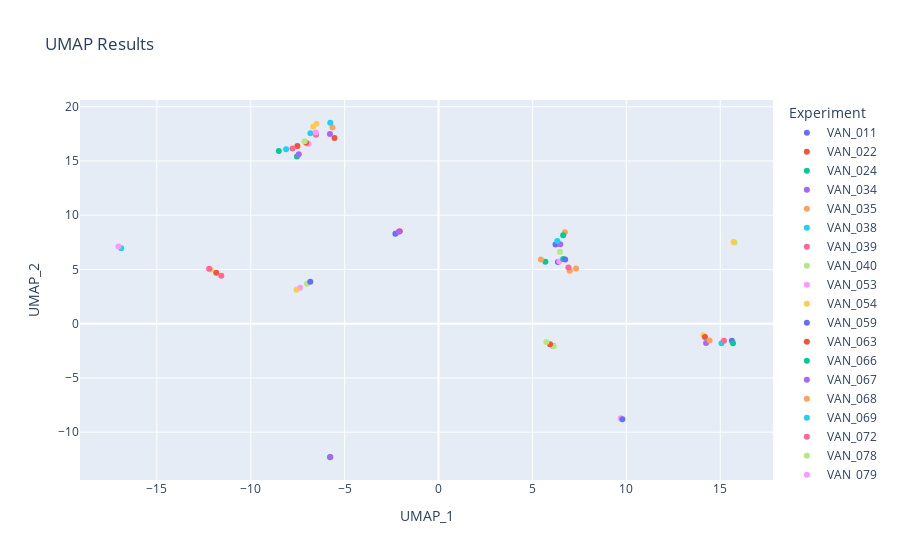

The cell this chart's notebook holds for it:
### Code cell
umap_df = pd.DataFrame(umap_result, columns = ['UMAP_1','UMAP_2'])

label_experiment = group_filled.index
print(label_experiment)
print(label_experiment.shape)
umap_df['Experiment']= label_experiment


fig = px.scatter(umap_df, x='UMAP_1', y='UMAP_2', color='Experiment', title='UMAP Results PCA 302nm')
fig.show()

### Figure 1 — Plotly figure (JSON) as saved in the notebook; plotly's stock layout.template omitted (floating-point values rounded to 4 significant figures)
{"data": [{"hovertemplate": "Experiment=VAN_011<br>UMAP_1=%{x}<br>UMAP_2=%{y}<extra></extra>", "legendgroup": "VAN_011", "marker": {"color": "#636efa", "symbol": "circle"}, "mode": "markers", "name": "VAN_011", "orientation": "v", "showlegend": true, "type": "scatter", "x": [15.62], "xaxis": "x", "y": [-1.577], "yaxis": "y"}, {"hovertemplate": "Experiment=VAN_022<br>UMAP_1=%{x}<br>UMAP_2=%{y}<extra></extra>", "legendgroup": "VAN_022", "marker": {"color": "#EF553B", "symbol": "circle"}, "mode": "markers", "name": "VAN_022", "orientation": "v", "showlegend": true, "type": "scatter", "x": [-7.514], "xaxis": "x", "y": [16.38], "yaxis": "y"}, {"hovertemplate": "Experiment=VAN_024<br>UMAP_1=%{x}<br>UMAP_2=%{y}<extra></extra>", "legendgroup": "VAN_024", "marker": {"color": "#00cc96", "symbol": "circle"}, "mode": "markers", "name": "VAN_024", "orientation": "v", "showlegend": true, "type": "scatter", "x": [-8.506], "xaxis": "x", "y": [15.93], "yaxis": "y"}, {"hovertemplate": "Experiment=VAN_034<br>UMAP_1=%{x}<br>UMAP_2=%{y}<extra></extra>", "legendgroup": "VAN_034", "marker": {"color": "#ab63fa", "symbol": "circle"}, "mode": "markers", "name": "VAN_034", "orientation": "v", "showlegend": true, "type": "scatter", "x": [6.105], "xaxis": "x", "y": [-2.049], "yaxis": "y"}, {"hovertemplate": "Experiment=VAN_035<br>UMAP_1=%{x}<br>UMAP_2=%{y}<extra></extra>", "legendgroup": "VAN_035", "marker": {"color": "#FFA15A", "symbol": "circle"}, "mode": "markers", "name": "VAN_035", "orientation": "v", "showlegend": true, "type": "scatter", "x": [6.988], "xaxis": "x", "y": [4.885], "yaxis": "y"}, {"hovertemplate": "Experiment=VAN_038<br>UMAP_1=%{x}<br>UMAP_2=%{y}<extra></extra>", "legendgroup": "VAN_038", "marker": {"color": "#19d3f3", "symbol": "circle"}, "mode": "markers", "name": "VAN_038", "orientation": "v", "showlegend": true, "type": "scatter", "x": [-6.823], "xaxis": "x", "y": [17.55], "yaxis": "y"}, {"hovertemplate": "Experiment=VAN_039<br>UMAP_1=%{x}<br>UMAP_2=%{y}<extra></extra>", "legendgroup": "VAN_039", "marker": {"color": "#FF6692", "symbol": "circle"}, "mode": "markers", "name": "VAN_039", "orientation": "v", "showlegend": true, "type": "scatter", "x": [6.915], "xaxis": "x", "y": [5.178], "yaxis": "y"}, {"hovertemplate": "Experiment=VAN_040<br>UMAP_1=%{x}<br>UMAP_2=%{y}<extra></extra>", "legendgroup": "VAN_040", "marker": {"color": "#B6E880", "symbol": "circle"}, "mode": "markers", "name": "VAN_040", "orientation": "v", "showlegend": true, "type": "scatter", "x": [6.13], "xaxis": "x", "y": [-2.079], "yaxis": "y"}, {"hovertemplate": "Experiment=VAN_053<br>UMAP_1=%{x}<br>UMAP_2=%{y}<extra></extra>", "legendgroup": "VAN_053", "marker": {"color": "#FF97FF", "symbol": "circle"}, "mode": "markers", "name": "VAN_053", "orientation": "v", "showlegend": true, "type": "scatter", "x": [-6.921], "xaxis": "x", "y": [16.56], "yaxis": "y"}, {"hovertemplate": "Experiment=VAN_054<br>UMAP_1=%{x}<br>UMAP_2=%{y}<extra></extra>", "legendgroup": "VAN_054", "marker": {"color": "#FECB52", "symbol": "circle"}, "mode": "markers", "name": "VAN_054", "orientation": "v", "showlegend": true, "type": "scatter", "x": [14.11], "xaxis": "x", "y": [-1.053], "yaxis": "y"}, {"hovertemplate": "Experiment=VAN_059<br>UMAP_1=%{x}<br>UMAP_2=%{y}<extra></extra>", "legendgroup": "VAN_059", "marker": {"color": "#636efa", "symbol": "circle"}, "mode": "markers", "name": "VAN_059", "orientation": "v", "showlegend": true, "type": "scatter", "x": [6.357], "xaxis": "x", "y": [5.694], "yaxis": "y"}, {"hovertemplate": "Experiment=VAN_063<br>UMAP_1=%{x}<br>UMAP_2=%{y}<extra></extra>", "legendgroup": "VAN_063", "marker": {"color": "#EF553B", "symbol": "circle"}, "mode": "markers", "name": "VAN_063", "orientation": "v", "showlegend": true, "type": "scatter", "x": [14.19], "xaxis": "x", "y": [-1.23], "yaxis": "y"}, {"hovertemplate": "Experiment=VAN_066<br>UMAP_1=%{x}<br>UMAP_2=%{y}<extra></extra>", "legendgroup": "VAN_066", "marker": {"color": "#00cc96", "symbol": "circle"}, "mode": "markers", "name": "VAN_066", "orientation": "v", "showlegend": true, "type": "scatter", "x": [-7.539], "xaxis": "x", "y": [15.41], "yaxis": "y"}, {"hovertemplate": "Experiment=VAN_067<br>UMAP_1=%{x}<br>UMAP_2=%{y}<extra></extra>", "legendgroup": "VAN_067", "marker": {"color": "#ab63fa", "symbol": "circle"}, "mode": "markers", "name": "VAN_067", "orientation": "v", "showlegend": true, "type": "scatter", "x": [-7.443], "xaxis": "x", "y": [15.61], "yaxis": "y"}, {"hovertemplate": "Experiment=VAN_068<br>UMAP_1=%{x}<br>UMAP_2=%{y}<extra></extra>", "legendgroup": "VAN_068", "marker": {"color": "#FFA15A", "symbol": "circle"}, "mode": "markers", "name": "VAN_068", "orientation": "v", "showlegend": true, "type": "scatter", "x": [7.323], "xaxis": "x", "y": [5.098], "yaxis": "y"}, {"hovertemplate": "Experiment=VAN_069<br>UMAP_1=%{x}<br>UMAP_2=%{y}<extra></extra>", "legendgroup": "VAN_069", "marker": {"color": "#19d3f3", "symbol": "circle"}, "mode": "markers", "name": "VAN_069", "orientation": "v", "showlegend": true, "type": "scatter", "x": [-8.117], "xaxis": "x", "y": [16.08], "yaxis": "y"}, {"hovertemplate": "Experiment=VAN_072<br>UMAP_1=%{x}<br>UMAP_2=%{y}<extra></extra>", "legendgroup": "VAN_072", "marker": {"color": "#FF6692", "symbol": "circle"}, "mode": "markers", "name": "VAN_072", "orientation": "v", "showlegend": true, "type": "scatter", "x": [-7.777], "xaxis": "x", "y": [16.15], "yaxis": "y"}, {"hovertemplate": "Experiment=VAN_078<br>UMAP_1=%{x}<br>UMAP_2=%{y}<extra></extra>", "legendgroup": "VAN_078", "marker": {"color": "#B6E880", "symbol": "circle"}, "mode": "markers", "name": "VAN_078", "orientation": "v", "showlegend": true, "type": "scatter", "x": [-7.004], "xaxis": "x", "y": [3.691], "yaxis": "y"}, {"hovertemplate": "Experiment=VAN_079<br>UMAP_1=%{x}<br>UMAP_2=%{y}<extra></extra>", "legendgroup": "VAN_079", "marker": {"color": "#FF97FF", "symbol": "circle"}, "mode": "markers", "name": "VAN_079", "orientation": "v", "showlegend": true, "type": "scatter", "x": [-7.369], "xaxis": "x", "y": [3.322], "yaxis": "y"}, {"hovertemplate": "Experiment=VAN_080<br>UMAP_1=%{x}<br>UMAP_2=%{y}<extra></extra>", "legendgroup": "VAN_080", "marker": {"color": "#FECB52", "symbol": "circle"}, "mode": "markers", "name": "VAN_080", "orientation": "v", "showlegend": true, "type": "scatter", "x": [-7.562], "xaxis": "x", "y": [3.129], "yaxis": "y"}, {"hovertemplate": "Experiment=VAN_083<br>UMAP_1=%{x}<br>UMAP_2=%{y}<extra></extra>", "legendgroup": "VAN_083", "marker": {"color": "#636efa", "symbol": "circle"}, "mode": "markers", "name": "VAN_083", "orientation": "v", "showlegend": true, "type": "scatter", "x": [-6.83], "xaxis": "x", "y": [3.867], "yaxis": "y"}, {"hovertemplate": "Experiment=VAN_086<br>UMAP_1=%{x}<br>UMAP_2=%{y}<extra></extra>", "legendgroup": "VAN_086", "marker": {"color": "#EF553B", "symbol": "circle"}, "mode": "markers", "name": "VAN_086", "orientation": "v", "showlegend": true, "type": "scatter", "x": [5.937], "xaxis": "x", "y": [-1.882], "yaxis": "y"}, {"hovertemplate": "Experiment=VAN_090<br>UMAP_1=%{x}<br>UMAP_2=%{y}<extra></extra>", "legendgroup": "VAN_090", "marker": {"color": "#00cc96", "symbol": "circle"}, "mode": "markers", "name": "VAN_090", "orientation": "v", "showlegend": true, "type": "scatter", "x": [-5.78], "xaxis": "x", "y": [-12.31], "yaxis": "y"}, {"hovertemplate": "Experiment=VAN_091<br>UMAP_1=%{x}<br>UMAP_2=%{y}<extra></extra>", "legendgroup": "VAN_091", "marker": {"color": "#ab63fa", "symbol": "circle"}, "mode": "markers", "name": "VAN_091", "orientation": "v", "showlegend": true, "type": "scatter", "x": [-5.76], "xaxis": "x", "y": [-12.29], "yaxis": "y"}, {"hovertemplate": "Experiment=VAN_094<br>UMAP_1=%{x}<br>UMAP_2=%{y}<extra></extra>", "legendgroup": "VAN_094", "marker": {"color": "#FFA15A", "symbol": "circle"}, "mode": "markers", "name": "VAN_094", "orientation": "v", "showlegend": true, "type": "scatter", "x": [-5.649], "xaxis": "x", "y": [18.08], "yaxis": "y"}, {"hovertemplate": "Experiment=VAN_342<br>UMAP_1=%{x}<br>UMAP_2=%{y}<extra></extra>", "legendgroup": "VAN_342", "marker": {"color": "#19d3f3", "symbol": "circle"}, "mode": "markers", "name": "VAN_342", "orientation": "v", "showlegend": true, "type": "scatter", "x": [15.06], "xaxis": "x", "y": [-1.795], "yaxis": "y"}, {"hovertemplate": "Experiment=VAN_344<br>UMAP_1=%{x}<br>UMAP_2=%{y}<extra></extra>", "legendgroup": "VAN_344", "marker": {"color": "#FF6692", "symbol": "circle"}, "mode": "markers", "name": "VAN_344", "orientation": "v", "showlegend": true, "type": "scatter", "x": [15.2], "xaxis": "x", "y": [-1.56], "yaxis": "y"}, {"hovertemplate": "Experiment=VAN_347<br>UMAP_1=%{x}<br>UMAP_2=%{y}<extra></extra>", "legendgroup": "VAN_347", "marker": {"color": "#B6E880", "symbol": "circle"}, "mode": "markers", "name": "VAN_347", "orientation": "v", "showlegend": true, "type": "scatter", "x": [6.467], "xaxis": "x", "y": [6.635], "yaxis": "y"}, {"hovertemplate": "Experiment=VAN_348<br>UMAP_1=%{x}<br>UMAP_2=%{y}<extra></extra>", "legendgroup": "VAN_348", "marker": {"color": "#FF97FF", "symbol": "circle"}, "mode": "markers", "name": "VAN_348", "orientation": "v", "showlegend": true, "type": "scatter", "x": [6.433], "xaxis": "x", "y": [5.745], "yaxis": "y"}, {"hovertemplate": "Experiment=VAN_349<br>UMAP_1=%{x}<br>UMAP_2=%{y}<extra></extra>", "legendgroup": "VAN_349", "marker": {"color": "#FECB52", "symbol": "circle"}, "mode": "markers", "name": "VAN_349", "orientation": "v", "showlegend": true, "type": "scatter", "x": [-6.673], "xaxis": "x", "y": [18.15], "yaxis": "y"}, {"hovertemplate": "Experiment=VAN_351<br>UMAP_1=%{x}<br>UMAP_2=%{y}<extra></extra>", "legendgroup": "VAN_351", "marker": {"color": "#636efa", "symbol": "circle"}, "mode": "markers", "name": "VAN_351", "orientation": "v", "showlegend": true, "type": "scatter", "x": [6.229], "xaxis": "x", "y": [7.309], "yaxis": "y"}, {"hovertemplate": "Experiment=VAN_352<br>UMAP_1=%{x}<br>UMAP_2=%{y}<extra></extra>", "legendgroup": "VAN_352", "marker": {"color": "#EF553B", "symbol": "circle"}, "mode": "markers", "name": "VAN_352", "orientation": "v", "showlegend": true, "type": "scatter", "x": [-7.049], "xaxis": "x", "y": [16.68], "yaxis": "y"}, {"hovertemplate": "Experiment=VAN_353<br>UMAP_1=%{x}<br>UMAP_2=%{y}<extra></extra>", "legendgroup": "VAN_353", "marker": {"color": "#00cc96", "symbol": "circle"}, "mode": "markers", "name": "VAN_353", "orientation": "v", "showlegend": true, "type": "scatter", "x": [6.635], "xaxis": "x", "y": [5.962], "yaxis": "y"}, {"hovertemplate": "Experiment=VAN_354<br>UMAP_1=%{x}<br>UMAP_2=%{y}<extra></extra>", "legendgroup": "VAN_354", "marker": {"color": "#ab63fa", "symbol": "circle"}, "mode": "markers", "name": "VAN_354", "orientation": "v", "showlegend": true, "type": "scatter", "x": [6.482], "xaxis": "x", "y": [7.326], "yaxis": "y"}, {"hovertemplate": "Experiment=VAN_355<br>UMAP_1=%{x}<br>UMAP_2=%{y}<extra></extra>", "legendgroup": "VAN_355", "marker": {"color": "#FFA15A", "symbol": "circle"}, "mode": "markers", "name": "VAN_355", "orientation": "v", "showlegend": true, "type": "scatter", "x": [6.727], "xaxis": "x", "y": [8.421], "yaxis": "y"}, {"hovertemplate": "Experiment=VAN_356<br>UMAP_1=%{x}<br>UMAP_2=%{y}<extra></extra>", "legendgroup": "VAN_356", "marker": {"color": "#19d3f3", "symbol": "circle"}, "mode": "markers", "name": "VAN_356", "orientation": "v", "showlegend": true, "type": "scatter", "x": [6.324], "xaxis": "x", "y": [7.619], "yaxis": "y"}, {"hovertemplate": "Experiment=VAN_357<br>UMAP_1=%{x}<br>UMAP_2=%{y}<extra></extra>", "legendgroup": "VAN_357", "marker": {"color": "#FF6692", "symbol": "circle"}, "mode": "markers", "name": "VAN_357", "orientation": "v", "showlegend": true, "type": "scatter", "x": [-6.52], "xaxis": "x", "y": [17.42], "yaxis": "y"}, {"hovertemplate": "Experiment=VAN_359<br>UMAP_1=%{x}<br>UMAP_2=%{y}<extra></extra>", "legendgroup": "VAN_359", "marker": {"color": "#B6E880", "symbol": "circle"}, "mode": "markers", "name": "VAN_359", "orientation": "v", "showlegend": true, "type": "scatter", "x": [-7.125], "xaxis": "x", "y": [16.82], "yaxis": "y"}, {"hovertemplate": "Experiment=VAN_360<br>UMAP_1=%{x}<br>UMAP_2=%{y}<extra></extra>", "legendgroup": "VAN_360", "marker": {"color": "#FF97FF", "symbol": "circle"}, "mode": "markers", "name": "VAN_360", "orientation": "v", "showlegend": true, "type": "scatter", "x": [-6.534], "xaxis": "x", "y": [17.63], "yaxis": "y"}, {"hovertemplate": "Experiment=VAN_361<br>UMAP_1=%{x}<br>UMAP_2=%{y}<extra></extra>", "legendgroup": "VAN_361", "marker": {"color": "#FECB52", "symbol": "circle"}, "mode": "markers", "name": "VAN_361", "orientation": "v", "showlegend": true, "type": "scatter", "x": [-6.496], "xaxis": "x", "y": [18.43], "yaxis": "y"}, {"hovertemplate": "Experiment=VAN_362<br>UMAP_1=%{x}<br>UMAP_2=%{y}<extra></extra>", "legendgroup": "VAN_362", "marker": {"color": "#636efa", "symbol": "circle"}, "mode": "markers", "name": "VAN_362", "orientation": "v", "showlegend": true, "type": "scatter", "x": [6.742], "xaxis": "x", "y": [5.921], "yaxis": "y"}, {"hovertemplate": "Experiment=VAN_364<br>UMAP_1=%{x}<br>UMAP_2=%{y}<extra></extra>", "legendgroup": "VAN_364", "marker": {"color": "#EF553B", "symbol": "circle"}, "mode": "markers", "name": "VAN_364", "orientation": "v", "showlegend": true, "type": "scatter", "x": [-11.84], "xaxis": "x", "y": [4.688], "yaxis": "y"}, {"hovertemplate": "Experiment=VAN_365<br>UMAP_1=%{x}<br>UMAP_2=%{y}<extra></extra>", "legendgroup": "VAN_365", "marker": {"color": "#00cc96", "symbol": "circle"}, "mode": "markers", "name": "VAN_365", "orientation": "v", "showlegend": true, "type": "scatter", "x": [6.635], "xaxis": "x", "y": [8.155], "yaxis": "y"}, {"hovertemplate": "Experiment=VAN_366<br>UMAP_1=%{x}<br>UMAP_2=%{y}<extra></extra>", "legendgroup": "VAN_366", "marker": {"color": "#ab63fa", "symbol": "circle"}, "mode": "markers", "name": "VAN_366", "orientation": "v", "showlegend": true, "type": "scatter", "x": [14.24], "xaxis": "x", "y": [-1.768], "yaxis": "y"}, {"hovertemplate": "Experiment=VAN_369<br>UMAP_1=%{x}<br>UMAP_2=%{y}<extra></extra>", "legendgroup": "VAN_369", "marker": {"color": "#FFA15A", "symbol": "circle"}, "mode": "markers", "name": "VAN_369", "orientation": "v", "showlegend": true, "type": "scatter", "x": [14.43], "xaxis": "x", "y": [-1.537], "yaxis": "y"}, {"hovertemplate": "Experiment=VAN_371<br>UMAP_1=%{x}<br>UMAP_2=%{y}<extra></extra>", "legendgroup": "VAN_371", "marker": {"color": "#19d3f3", "symbol": "circle"}, "mode": "markers", "name": "VAN_371", "orientation": "v", "showlegend": true, "type": "scatter", "x": [-16.9], "xaxis": "x", "y": [6.962], "yaxis": "y"}, {"hovertemplate": "Experiment=VAN_373<br>UMAP_1=%{x}<br>UMAP_2=%{y}<extra></extra>", "legendgroup": "VAN_373", "marker": {"color": "#FF6692", "symbol": "circle"}, "mode": "markers", "name": "VAN_373", "orientation": "v", "showlegend": true, "type": "scatter", "x": [-11.57], "xaxis": "x", "y": [4.42], "yaxis": "y"}, {"hovertemplate": "Experiment=VAN_374<br>UMAP_1=%{x}<br>UMAP_2=%{y}<extra></extra>", "legendgroup": "VAN_374", "marker": {"color": "#B6E880", "symbol": "circle"}, "mode": "markers", "name": "VAN_374", "orientation": "v", "showlegend": true, "type": "scatter", "x": [5.742], "xaxis": "x", "y": [-1.686], "yaxis": "y"}, {"hovertemplate": "Experiment=VAN_375<br>UMAP_1=%{x}<br>UMAP_2=%{y}<extra></extra>", "legendgroup": "VAN_375", "marker": {"color": "#FF97FF", "symbol": "circle"}, "mode": "markers", "name": "VAN_375", "orientation": "v", "showlegend": true, "type": "scatter", "x": [-17.05], "xaxis": "x", "y": [7.112], "yaxis": "y"}, {"hovertemplate": "Experiment=VAN_377<br>UMAP_1=%{x}<br>UMAP_2=%{y}<extra></extra>", "legendgroup": "VAN_377", "marker": {"color": "#FECB52", "symbol": "circle"}, "mode": "markers", "name": "VAN_377", "orientation": "v", "showlegend": true, "type": "scatter", "x": [-12.14], "xaxis": "x", "y": [4.989], "yaxis": "y"}, {"hovertemplate": "Experiment=VAN_378<br>UMAP_1=%{x}<br>UMAP_2=%{y}<extra></extra>", "legendgroup": "VAN_378", "marker": {"color": "#636efa", "symbol": "circle"}, "mode": "markers", "name": "VAN_378", "orientation": "v", "showlegend": true, "type": "scatter", "x": [-2.297], "xaxis": "x", "y": [8.302], "yaxis": "y"}, {"hovertemplate": "Experiment=VAN_379<br>UMAP_1=%{x}<br>UMAP_2=%{y}<extra></extra>", "legendgroup": "VAN_379", "marker": {"color": "#EF553B", "symbol": "circle"}, "mode": "markers", "name": "VAN_379", "orientation": "v", "showlegend": true, "type": "scatter", "x": [-2.065], "xaxis": "x", "y": [8.533], "yaxis": "y"}, {"hovertemplate": "Experiment=VAN_380<br>UMAP_1=%{x}<br>UMAP_2=%{y}<extra></extra>", "legendgroup": "VAN_380", "marker": {"color": "#00cc96", "symbol": "circle"}, "mode": "markers", "name": "VAN_380", "orientation": "v", "showlegend": true, "type": "scatter", "x": [5.689], "xaxis": "x", "y": [5.714], "yaxis": "y"}, {"hovertemplate": "Experiment=VAN_382<br>UMAP_1=%{x}<br>UMAP_2=%{y}<extra></extra>", "legendgroup": "VAN_382", "marker": {"color": "#ab63fa", "symbol": "circle"}, "mode": "markers", "name": "VAN_382", "orientation": "v", "showlegend": true, "type": "scatter", "x": [-2.12], "xaxis": "x", "y": [8.478], "yaxis": "y"}, {"hovertemplate": "Experiment=VAN_383<br>UMAP_1=%{x}<br>UMAP_2=%{y}<extra></extra>", "legendgroup": "VAN_383", "marker": {"color": "#FFA15A", "symbol": "circle"}, "mode": "markers", "name": "VAN_383", "orientation": "v", "showlegend": true, "type": "scatter", "x": [5.45], "xaxis": "x", "y": [5.92], "yaxis": "y"}, {"hovertemplate": "Experiment=VAN_386<br>UMAP_1=%{x}<br>UMAP_2=%{y}<extra></extra>", "legendgroup": "VAN_386", "marker": {"color": "#19d3f3", "symbol": "circle"}, "mode": "markers", "name": "VAN_386", "orientation": "v", "showlegend": true, "type": "scatter", "x": [-5.765], "xaxis": "x", "y": [18.53], "yaxis": "y"}, {"hovertemplate": "Experiment=VAN_387<br>UMAP_1=%{x}<br>UMAP_2=%{y}<extra></extra>", "legendgroup": "VAN_387", "marker": {"color": "#FF6692", "symbol": "circle"}, "mode": "markers", "name": "VAN_387", "orientation": "v", "showlegend": true, "type": "scatter", "x": [-12.21], "xaxis": "x", "y": [5.068], "yaxis": "y"}, {"hovertemplate": "Experiment=VAN_388<br>UMAP_1=%{x}<br>UMAP_2=%{y}<extra></extra>", "legendgroup": "VAN_388", "marker": {"color": "#B6E880", "symbol": "circle"}, "mode": "markers", "name": "VAN_388", "orientation": "v", "showlegend": true, "type": "scatter", "x": [15.76], "xaxis": "x", "y": [7.482], "yaxis": "y"}, {"hovertemplate": "Experiment=VAN_389<br>UMAP_1=%{x}<br>UMAP_2=%{y}<extra></extra>", "legendgroup": "VAN_389", "marker": {"color": "#FF97FF", "symbol": "circle"}, "mode": "markers", "name": "VAN_389", "orientation": "v", "showlegend": true, "type": "scatter", "x": [9.702], "xaxis": "x", "y": [-8.718], "yaxis": "y"}, {"hovertemplate": "Experiment=VAN_391<br>UMAP_1=%{x}<br>UMAP_2=%{y}<extra></extra>", "legendgroup": "VAN_391", "marker": {"color": "#FECB52", "symbol": "circle"}, "mode": "markers", "name": "VAN_391", "orientation": "v", "showlegend": true, "type": "scatter", "x": [15.71], "xaxis": "x", "y": [7.539], "yaxis": "y"}, {"hovertemplate": "Experiment=VAN_392<br>UMAP_1=%{x}<br>UMAP_2=%{y}<extra></extra>", "legendgroup": "VAN_392", "marker": {"color": "#636efa", "symbol": "circle"}, "mode": "markers", "name": "VAN_392", "orientation": "v", "showlegend": true, "type": "scatter", "x": [9.788], "xaxis": "x", "y": [-8.805], "yaxis": "y"}, {"hovertemplate": "Experiment=VAN_393<br>UMAP_1=%{x}<br>UMAP_2=%{y}<extra></extra>", "legendgroup": "VAN_393", "marker": {"color": "#EF553B", "symbol": "circle"}, "mode": "markers", "name": "VAN_393", "orientation": "v", "showlegend": true, "type": "scatter", "x": [-5.541], "xaxis": "x", "y": [17.12], "yaxis": "y"}, {"hovertemplate": "Experiment=VAN_396<br>UMAP_1=%{x}<br>UMAP_2=%{y}<extra></extra>", "legendgroup": "VAN_396", "marker": {"color": "#00cc96", "symbol": "circle"}, "mode": "markers", "name": "VAN_396", "orientation": "v", "showlegend": true, "type": "scatter", "x": [15.68], "xaxis": "x", "y": [-1.788], "yaxis": "y"}, {"hovertemplate": "Experiment=VAN_REF7<br>UMAP_1=%{x}<br>UMAP_2=%{y}<extra></extra>", "legendgroup": "VAN_REF7", "marker": {"color": "#ab63fa", "symbol": "circle"}, "mode": "markers", "name": "VAN_REF7", "orientation": "v", "showlegend": true, "type": "scatter", "x": [-5.781], "xaxis": "x", "y": [17.48], "yaxis": "y"}], "layout": {"legend": {"title": {"text": "Experiment"}, "tracegroupgap": 0}, "title": {"text": "UMAP Results"}, "xaxis": {"anchor": "y", "domain": [0, 1], "title": {"text": "UMAP_1"}}, "yaxis": {"anchor": "x", "domain": [0, 1], "title": {"text": "UMAP_2"}}}}
